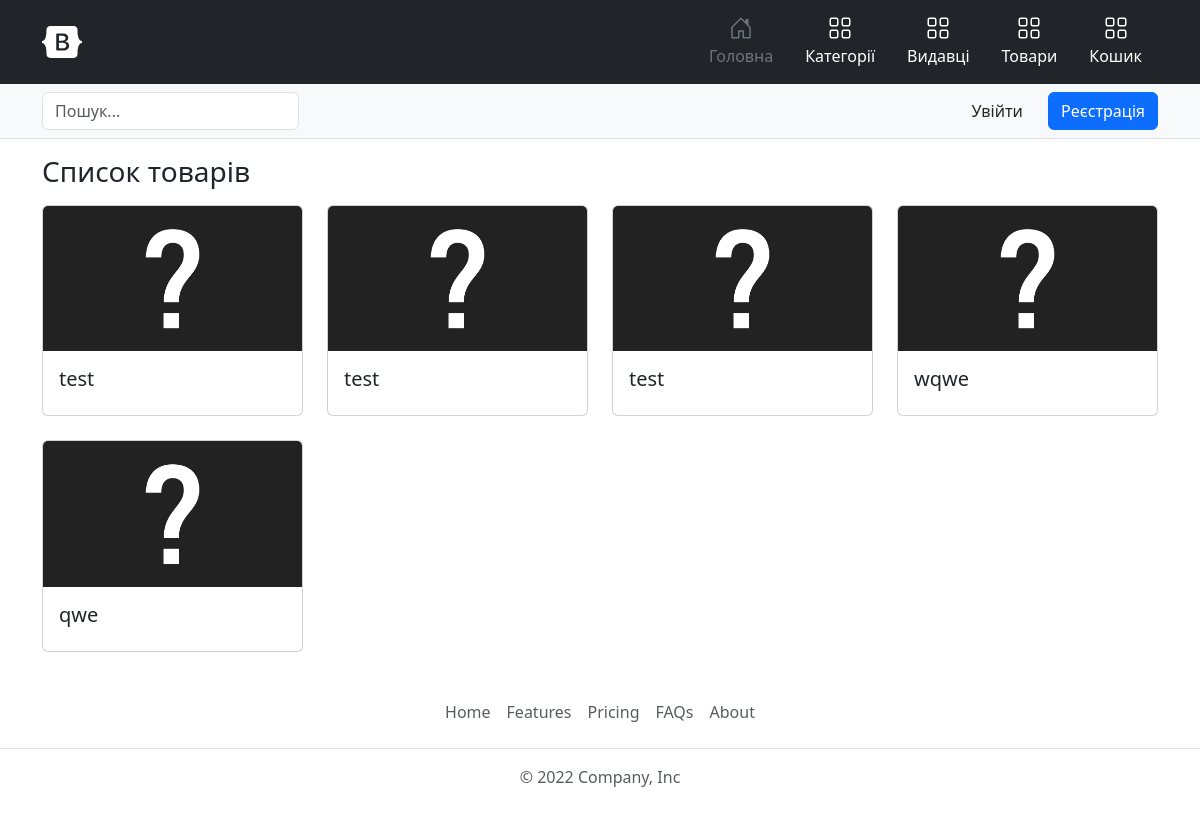
Before: / with the older database file.
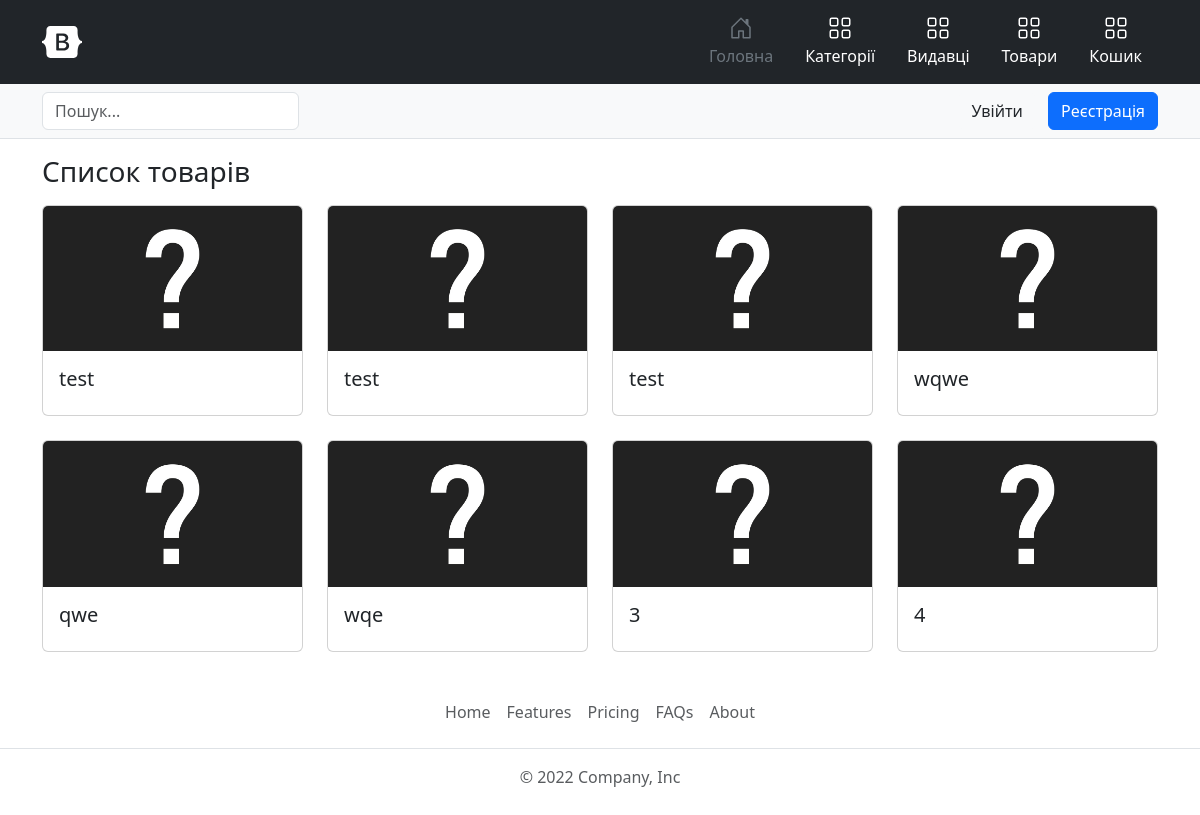
After: the same page with the newer database file.
### tables this page shows
CREATE TABLE `product` (
  `id` int NOT NULL COMMENT 'ID',
  `name` varchar(255) NOT NULL COMMENT 'Назва товару',
  `publisher_id` int DEFAULT NULL COMMENT 'Категорія',
  `price` double NOT NULL COMMENT 'Ціна',
  `count` int NOT NULL COMMENT 'Кількість',
  `short_description` text COMMENT 'Короткий опис товару',
  `description` text,
  `visible` int NOT NULL DEFAULT '1',
  `photo` varchar(255) DEFAULT NULL
);

### core/Template.php (called while the page is built, shortened)
<?php
class Template
{
    protected $path;
    public function __construct($path)
    {
        $this->path = $path;
    }
    public function getHTML()
    {
        include($this->path);
        $html = ob_get_contents();
        return $html;
    }
}

### core/Controller.php (called while the page is built, shortened)
<?php
class Controller
{
    protected $viewPath;
    public function __construct()
    {
        $this->moduleName = \core\Core::getInstance()->app['moduleName'];
        $this->actionName = \core\Core::getInstance()->app['actionName'];
        $this->viewPath = "views/$this->moduleName/$this->actionName.php";
    }
    public function render($viewPath = null, $params = null)
    {
        if (empty($viewPath))
            $viewPath = $this->viewPath;
        $tpl = new Template($viewPath);
        if (!empty($params))
            $tpl->setParams($params);
        return $tpl->getHTML();
    }
}

### controllers/ProductController.php (called while the page is built, shortened)
<?php
class ProductController extends Controller
{
    public function indexAction()
    {
        $rows = Product::getProducts();
        return $this->render(null, [
            'rows' => $rows
        ]);
    }
}

### index.php (called while the page is built, shortened)
<?php
spl_autoload_register(function ($className) {
    $path = $className . '.php';
});
$core = core\Core::getInstance();
$core->Initialize();
$core->Run();
$core->Done();

### core/DB.php (called while the page is built, shortened)
<?php
class DB
{
    protected $pdo;
    public function __construct($hostname, $login, $password, $database)
    {
        $this->pdo = new \PDO("mysql:host=$hostname;dbname=$database", $login, $password);
    }
    public function select($tableName, $fieldList = "*", $conditionArray = null)
    {
        if (is_string($fieldList))
            $fieldListString = $fieldList;
        $wherePartString = "";
        $res = $this->pdo->prepare("SELECT $fieldListString FROM $tableName $wherePartString");
        $res->execute($conditionArray);
        return $res->fetchAll(\PDO::FETCH_ASSOC);
    }
}

### models/Product.php (called while the page is built, shortened)
<?php
class Product
{
    protected static $tableName = 'product';
    public static function getProducts()
    {
        $rows = Core::getInstance()->db->select(self::$tableName);
        return $rows;
    }
}

### models/User.php (called while the page is built, shortened)
<?php
class User
{
    public static function isUserAuthentificated()
    {
        return isset($_SESSION['user']);
    }
}

### views/product/index.php (the view, shortened to what this page needs)
<h1 class="h3 mb-3 fw-normal">Список товарів</h1>
<div class="row row-cols-1 row-cols-md-4 g-4 categories-list">
    <?php foreach ($rows as $row): ?>
        <div class="col">
            <a href="/product/view/<?= $row['id'] ?>" class="card-link">
                <div class="card">
                    <div class="ratio ratio-16x9">
                        <?php $filePath = 'files/product/' . $row['photo']; ?>
                        <?php if (is_file($filePath)): ?>
                            <img src="/<?= $filePath ?>" class="card-img-top" alt="<?= $row['name'] ?>">
                            <?php else: ?>
                            <img src="/static/images/default.jpg" class="card-img-top" alt="default">
                            <?php endif; ?>
                    </div>
                    <div class="card-body">
                        <h5 class="card-title">
                            <?= $row['name'] ?>
                        </h5>
                    </div>
                </div>
            </a>
        </div>
        <?php endforeach; ?>
</div>

### themes/light/layout.php (shortened to what this page needs)
<!DOCTYPE html>
<html lang="en">
<head>
    <link href="https://cdn.jsdelivr.net/npm/bootstrap@5.3.0-alpha1/dist/css/bootstrap.min.css" rel="stylesheet"
>
    <link rel="stylesheet" href="/themes/light/css/style.css">
</head>
<body>
    <div class="container-fluid fixed-top">
        <header>
            <div class="px-3 py-2 text-bg-dark">
                <div class="container">
                    <div class="d-flex flex-wrap align-items-center justify-content-center justify-content-lg-start">
                        <a href="/"
                            class="d-flex align-items-center my-2 my-lg-0 me-lg-auto text-white text-decoration-none">
                            <svg class="bi me-2" width="40" height="32" role="img" aria-label="Bootstrap">
                                <use xlink:href="#bootstrap"></use>
                            </svg>
                        </a>
                        <ul class="nav col-12 col-lg-auto my-2 justify-content-center my-md-0 text-small">
                            <li>
                                <a href="/main" class="nav-link text-secondary">
                                    <svg class="bi d-block mx-auto mb-1" width="24" height="24">
                                        <use xlink:href="#home"></use>
                                    </svg>
                                    Головна
                                </a>
                            </li>
                            <li>
                                <a href="/category" class="nav-link text-white">
                                    <svg class="bi d-block mx-auto mb-1" width="24" height="24">
                                        <use xlink:href="#grid"></use>
                                    </svg>
                                    Категорії
                                </a>
                            </li>
                            <li>
                                <a href="/publisher" class="nav-link text-white">
                                    <svg class="bi d-block mx-auto mb-1" width="24" height="24">
                                        <use xlink:href="#grid"></use>
                                    </svg>
                                    Видавці
                                </a>
                            </li>
                            <li>
                                <a href="/product" class="nav-link text-white">
                                    <svg class="bi d-block mx-auto mb-1" width="24" height="24">
                                        <use xlink:href="#grid"></use>
                                    </svg>
                                    Товари
                                </a>
                            </li>
                            <li>
                                <a href="/basket" class="nav-link text-white">
                                    <svg class="bi d-block mx-auto mb-1" width="24" height="24">
                                        <use xlink:href="#grid"></use>
                                    </svg>
                                    Кошик
                                </a>
                            </li>
                        </ul>
                    </div>
                </div>
            </div>
            <div class="px-3 py-2 border-bottom mb-3 text-bg-light">
                <div class="container d-flex flex-wrap justify-content-center">
                    <form class="col-12 col-lg-auto mb-2 mb-lg-0 me-lg-auto" role="search">
                        <input type="search" class="form-control" placeholder="Пошук..." aria-label="Search">
                    </form>
                    <div class="text-end">
                        <?php if (User::isUserAuthentificated()): ?>
                            <a href="/user/logout" class="btn btn-light text-dark me-2">Вийти</a>
                            <?php else: ?>
                            <a href="/user/login" class="btn btn-light text-dark me-2">Увійти</a>
                            <a href="/user/register" class="btn btn-primary">Реєстрація</a>
                            <?php endif ?>
                    </div>
                </div>
            </div>
        </header>
    </div>
    <div class="container">
        <?= $content ?? null ?>
    </div>
    <div class="container-fluid footer">
        <footer class="py-3 my-4">
            <ul class="nav justify-content-center border-bottom pb-3 mb-3">
                <li class="nav-item"><a href="#" class="nav-link px-2 text-muted">Home</a></li>
                <li class="nav-item"><a href="#" class="nav-link px-2 text-muted">Features</a></li>
                <li class="nav-item"><a href="#" class="nav-link px-2 text-muted">Pricing</a></li>
                <li class="nav-item"><a href="#" class="nav-link px-2 text-muted">FAQs</a></li>
                <li class="nav-item"><a href="#" class="nav-link px-2 text-muted">About</a></li>
            </ul>
            <p class="text-center text-muted">© 2022 Company, Inc</p>
        </footer>
    </div>
</body>
</html>

### core/Core.php (shortened to what this page needs)
<?php
class Core
{
    private static $instance = null;
    public $pageParams;
    private function __construct()
    {
        global $pageParams;
        $this->pageParams = $pageParams;
    }
    public static function getInstance()
    {
        if (empty(self::$instance)) {
            self::$instance = new self();
        }
        return self::$instance;
    }
    public function Initialize()
    {
        $this->db = new DB(DATABASE_HOSTNAME, DATABASE_LOGIN, DATABASE_PASSWORD, DATABASE_NAME);
    }
    public function Run()
    {
        $route = $_GET['route'] ?? null;
        $routeParts = explode('/', $route ?? '');
        $moduleName = array_shift($routeParts);
        if (empty($moduleName))
            $moduleName = 'product';
        $actionName = array_shift($routeParts);
        if (empty($actionName))
            $actionName = 'index';
        $controllerName = '\\controllers\\' . ucfirst($moduleName) . 'Controller';
        $controllerActionName = $actionName . 'Action';
        if (class_exists($controllerName)) {
            $controller = new $controllerName();
            if (method_exists($controller, $controllerActionName)) {
                $actionResult = $controller->$controllerActionName($routeParts);
                $this->pageParams['content'] = $actionResult;
            } else
                $statusCode = 404;
        } else
            $statusCode = 404;
    }
    public function Done()
    {
        $pathToLayout = 'themes/light/layout.php';
        $tpl = new Template($pathToLayout);
        $tpl->setParams($this->pageParams);
        $html = $tpl->getHTML();
        echo $html;
    }
}

### themes/light/css/style.css (style rules this page uses)
.fixed-top { position: -webkit-sticky; position: sticky; top: 0; }
body { display: flex; flex-direction: column; min-height: 100vh; }
.container-fluid { padding: 0; }
.footer { margin-top: auto; }
.bi { vertical-align: -0.125em; fill: currentColor; }
.categories-list a { text-decoration: none; }
.categories-list .card { transition-duration: 0.5s; }

Changed rows visible on the page:
added product: name "wqe"
added product: name "3"
added product: name "4"
